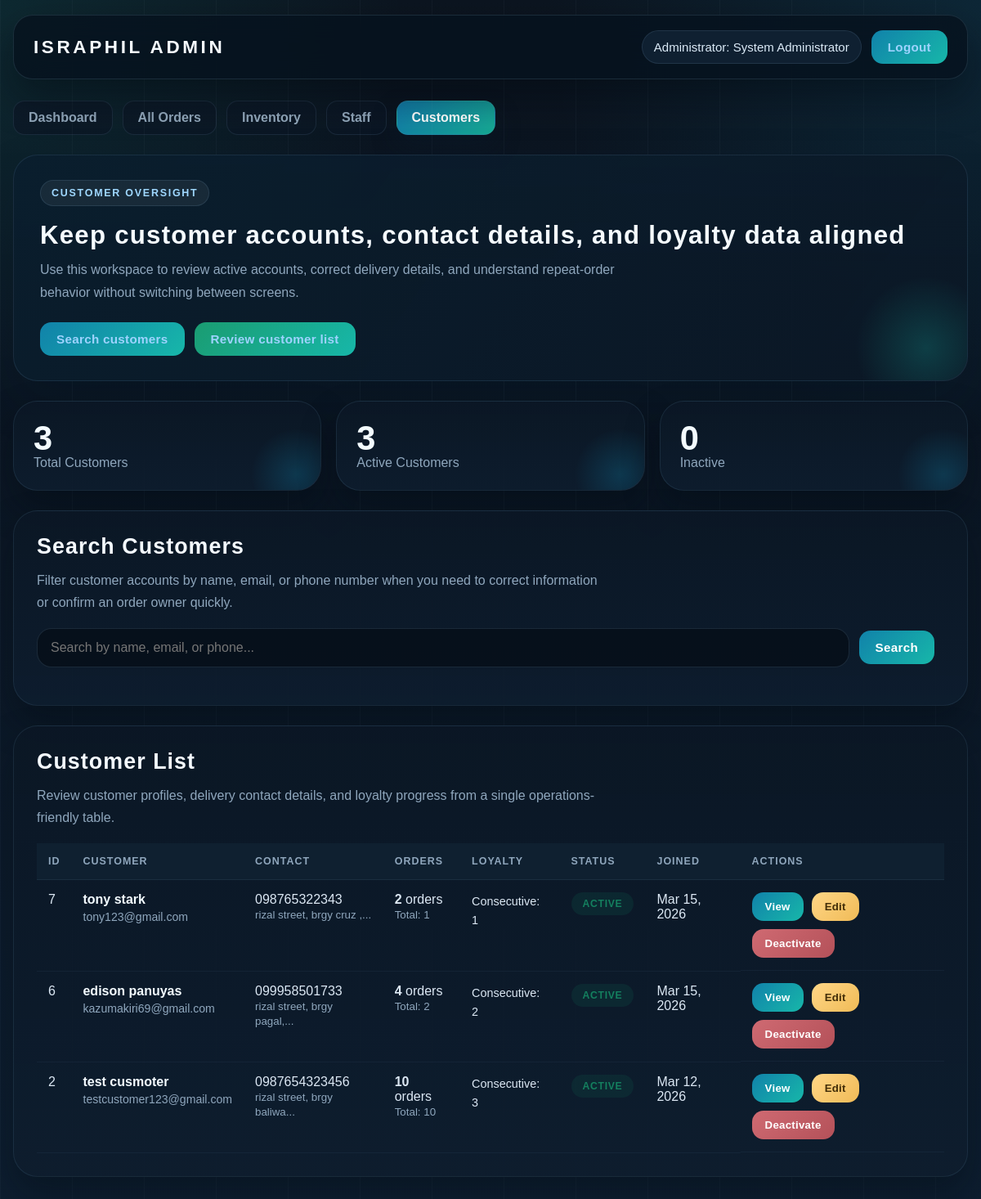
The app's page /pages/admin/customers.php (signed in) with its own data.
### tables this page shows
CREATE TABLE `users` (
  `user_id` int(11) NOT NULL,
  `username` varchar(50) NOT NULL,
  `password` varchar(255) NOT NULL,
  `email` varchar(100) NOT NULL,
  `phone` varchar(20) DEFAULT NULL,
  `full_name` varchar(100) NOT NULL,
  `address` text DEFAULT NULL,
  `role` enum('admin','staff','customer') DEFAULT 'customer',
  `status` enum('active','inactive','suspended') DEFAULT 'active',
  `created_at` timestamp NOT NULL DEFAULT current_timestamp(),
  `updated_at` timestamp NOT NULL DEFAULT current_timestamp() ON UPDATE current_timestamp(),
  `last_login` timestamp NULL DEFAULT NULL
);

### pages/admin/customers.php (the view, shortened to what this page needs)
<?php
require_once '../../includes/db_connect.php';
$search = $_GET['search'] ?? '';
$search_clause = "";
$query = "
    SELECT u.*,
           l.total_orders, l.consecutive_orders, l.free_gallons_earned, l.free_gallons_used,
           (SELECT COUNT(*) FROM orders WHERE customer_id = u.user_id) as order_count
    FROM users u
    LEFT JOIN loyalty l ON u.user_id = l.customer_id
    WHERE u.role = 'customer' $search_clause
    ORDER BY u.created_at DESC
";
if (!empty($search)) {
    $stmt = $conn->prepare($query);
    $stmt->bind_param("sss", $search_term, $search_term, $search_term);
    $stmt->execute();
    $customers = $stmt->get_result();
} else {
    $customers = $conn->query($query);
}
$total_customers = $conn->query("SELECT COUNT(*) as count FROM users WHERE role = 'customer'")->fetch_assoc()['count'];
$active_customers = $conn->query("SELECT COUNT(*) as count FROM users WHERE role = 'customer' AND status = 'active'")->fetch_assoc()['count'];
?>
<!DOCTYPE html>
<html lang="en">
<head>
    <link rel="stylesheet" href="../../style/admin/customers.css?v=20260325">
</head>
<body class="admin-page">
    <div class="header">
        <h1>ISRAPHIL Admin</h1>
        <div class="user-info">
            <span>Administrator: <?php echo htmlspecialchars($_SESSION['full_name']); ?></span>
            <a href="../../logout.php" class="logout-btn">Logout</a>
        </div>
    </div>
    <div class="container">
        <div class="nav-tabs">
            <a href="dashboard.php" class="nav-tab">Dashboard</a>
            <a href="orders.php" class="nav-tab">All Orders</a>
            <a href="inventory.php" class="nav-tab">Inventory</a>
            <a href="staff.php" class="nav-tab">Staff</a>
            <a href="customers.php" class="nav-tab active">Customers</a>
        </div>
        <div class="page-intro">
            <span class="page-intro-kicker">Customer Oversight</span>
            <h2>Keep customer accounts, contact details, and loyalty data aligned</h2>
            <p>Use this workspace to review active accounts, correct delivery details, and understand repeat-order behavior without switching between screens.</p>
            <div class="page-intro-actions">
                <a href="#customer-search" class="btn btn-primary">Search customers</a>
                <a href="#customer-list" class="btn btn-success">Review customer list</a>
            </div>
        </div>
        <div class="stats-bar">
            <div class="stat-card">
                <div class="number"><?php echo $total_customers; ?></div>
                <div class="label">Total Customers</div>
            </div>
            <div class="stat-card">
                <div class="number success"><?php echo $active_customers; ?></div>
                <div class="label">Active Customers</div>
            </div>
            <div class="stat-card">
                <div class="number danger"><?php echo $total_customers - $active_customers; ?></div>
                <div class="label">Inactive</div>
            </div>
        </div>
        <div class="section" id="customer-search">
            <h2>Search Customers</h2>
            <p class="section-copy">Filter customer accounts by name, email, or phone number when you need to correct information or confirm an order owner quickly.</p>
            <form method="GET" action="" class="search-bar">
                <input type="text" name="search" placeholder="Search by name, email, or phone..." value="<?php echo htmlspecialchars($search); ?>">
                <button type="submit">Search</button>
            </form>
        </div>
        <div class="section" id="customer-list">
            <h2>Customer List</h2>
            <p class="section-copy">Review customer profiles, delivery contact details, and loyalty progress from a single operations-friendly table.</p>
            <?php if ($customers->num_rows > 0): ?>
            <div class="table-wrap">
                <table>
                    <thead>
                        <tr>
                            <th>ID</th>
                            <th>Customer</th>
                            <th>Contact</th>
                            <th>Orders</th>
                            <th>Loyalty</th>
                            <th>Status</th>
                            <th>Joined</th>
                            <th>Actions</th>
                        </tr>
                    </thead>
                    <tbody>
                        <?php while ($c = $customers->fetch_assoc()):
                            $free_available = ($c['free_gallons_earned'] ?? 0) - ($c['free_gallons_used'] ?? 0);
                        ?>
                        <tr>
                            <td><?php echo $c['user_id']; ?></td>
                            <td>
                                <div class="customer-name"><?php echo htmlspecialchars($c['full_name']); ?></div>
                                <div class="customer-email"><?php echo htmlspecialchars($c['email']); ?></div>
                            </td>
                            <td>
                                <?php echo htmlspecialchars($c['phone']); ?><br>
                                <small><?php echo htmlspecialchars(substr($c['address'], 0, 25)) . '...'; ?></small>
                            </td>
                            <td>
                                <strong><?php echo $c['order_count']; ?></strong> orders<br>
                                <small>Total: <?php echo $c['total_orders'] ?? 0; ?></small>
                            </td>
                            <td class="loyalty-info">
                                Consecutive: <?php echo $c['consecutive_orders'] ?? 0; ?><br>
                            </td>
                            <td>
                                <span class="status-badge status-<?php echo $c['status']; ?>">
                                    <?php echo ucfirst($c['status']); ?>
                                </span>
                            </td>
                            <td><?php echo date('M d, Y', strtotime($c['created_at'])); ?></td>
                            <td class="actions">
                                <button
                                    class="btn btn-primary btn-sm"
                                    data-user-id="<?php echo $c['user_id']; ?>"
                                    data-name="<?php echo htmlspecialchars($c['full_name']); ?>"
                                    data-email="<?php echo htmlspecialchars($c['email']); ?>"
                                    data-phone="<?php echo htmlspecialchars($c['phone']); ?>"
                                    data-address="<?php echo htmlspecialchars($c['address']); ?>"
                                    data-status="<?php echo htmlspecialchars(strtoupper($c['status'])); ?>"
                                    data-joined="<?php echo htmlspecialchars(date('F d, Y', strtotime($c['created_at']))); ?>"
                                    data-order-count="<?php echo (int) $c['order_count']; ?>"
                                    data-total-orders="<?php echo (int) ($c['total_orders'] ?? 0); ?>"
                                    data-consecutive="<?php echo (int) ($c['consecutive_orders'] ?? 0); ?>"
                                    data-free="<?php echo (int) $free_available; ?>"
                                    onclick="viewCustomer(this)"
                                >View</button>
                                <button class="btn btn-warning btn-sm" onclick="editCustomer(<?php echo $c['user_id']; ?>, '<?php echo htmlspecialchars($c['full_name'], ENT_QUOTES); ?>', '<?php echo htmlspecialchars($c['phone'], ENT_QUOTES); ?>', '<?php echo htmlspecialchars($c['address'], ENT_QUOTES); ?>')">Edit</button>
                                <form method="POST" style="display: inline;">
                                    <button type="submit" name="toggle_status" class="btn btn-sm <?php echo $c['status'] === 'active' ? 'btn-danger' : 'btn-success'; ?>">
                                        <?php echo $c['status'] === 'active' ? 'Deactivate' : 'Activate'; ?>
                                    </button>
                                </form>
                            </td>
                        </tr>
                        <?php endwhile; ?>
                    </tbody>
                </table>
            </div>
            <?php endif; ?>
        </div>
    </div>
</body>
</html>

### style/admin/customers.css (style rules this page uses)
.search-bar { display: grid; grid-template-columns: 1fr auto auto; gap: 12px; align-items: center; }
.customer-name { font-weight: 800; color: var(--text); }
.customer-email { margin-top: 4px; font-size: 0.88rem; }
.loyalty-info { font-size: 0.9rem; line-height: 1.6; }

### records on screen
users: user_id "7", full_name "tony stark", email "tony123@gmail.com", phone "098765322343", address "rizal street, brgy cruz ,", order_count "2", total_orders "1", consecutive_orders "1", status "ACTIVE", created_at "Mar 15, 2026", shows "Deactivate"
users: user_id "6", full_name "edison panuyas", email "kazumakiri69@gmail.com", phone "099958501733", address "rizal street, brgy pagal,", order_count "4", total_orders "2", consecutive_orders "2", status "ACTIVE", created_at "Mar 15, 2026", shows "Deactivate"
users: user_id "2", full_name "test cusmoter", email "testcustomer123@gmail.com", phone "0987654323456", address "rizal street, brgy baliwa", order_count "10", total_orders "10", consecutive_orders "3", status "ACTIVE", created_at "Mar 12, 2026", shows "Deactivate"

### other values on screen
$_SESSION['full_name'] "System Administrator"
$total_customers "3"
$active_customers "3"
$total_customers - $active_customers "0"
